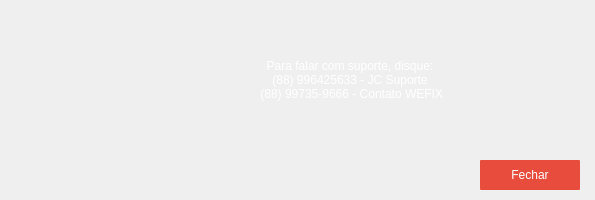
<?xml version="1.0" encoding="UTF-8"?>
<ui version="4.0">
 <class>msg_suporte</class>
 <widget class="QDialog" name="msg_suporte">
  <property name="geometry">
   <rect>
    <x>0</x>
    <y>0</y>
    <width>595</width>
    <height>200</height>
   </rect>
  </property>
  <property name="minimumSize">
   <size>
    <width>595</width>
    <height>200</height>
   </size>
  </property>
  <property name="maximumSize">
   <size>
    <width>595</width>
    <height>200</height>
   </size>
  </property>
  <property name="windowTitle">
   <string>Suporte</string>
  </property>
  <property name="windowIcon">
   <iconset resource="imgs.qrc">
    <normaloff>:/Imgs/UI/PNG/Store/suporte_btn.png</normaloff>:/Imgs/UI/PNG/Store/suporte_btn.png</iconset>
  </property>
  <property name="styleSheet">
   <string notr="true">#msg_suporte{
background-image: url(:/Imgs/UI/PNG/Mensagens/suporte_cx.png);
color: rgb(255, 255, 255);
font: 16pt &quot;Roboto&quot;;
}

</string>
  </property>
  <widget class="QPushButton" name="btn_fechar">
   <property name="geometry">
    <rect>
     <x>480</x>
     <y>160</y>
     <width>100</width>
     <height>30</height>
    </rect>
   </property>
   <property name="cursor">
    <cursorShape>PointingHandCursor</cursorShape>
   </property>
   <property name="styleSheet">
    <string notr="true">#btn_fechar
{
	background-color: rgb(231, 76, 60);
	color:#fff;
	border-radius: 1px;
}
#btn_fechar:hover
{
	background-color:#c0392b;
}
</string>
   </property>
   <property name="text">
    <string>Fechar</string>
   </property>
   <property name="icon">
    <iconset resource="imgs.qrc">
     <normaloff>:/Imgs/UI/Icones/Store/fechar.png</normaloff>:/Imgs/UI/Icones/Store/fechar.png</iconset>
   </property>
   <property name="iconSize">
    <size>
     <width>20</width>
     <height>20</height>
    </size>
   </property>
  </widget>
  <widget class="QLabel" name="label">
   <property name="geometry">
    <rect>
     <x>150</x>
     <y>30</y>
     <width>400</width>
     <height>100</height>
    </rect>
   </property>
   <property name="styleSheet">
    <string notr="true">color: rgb(255, 255, 255);
font: 16pt &quot;Roboto&quot;;</string>
   </property>
   <property name="text">
    <string>Para falar com suporte, disque:
(88) 996425633 - JC Suporte 
 (88) 99735-9666 - Contato WEFIX</string>
   </property>
   <property name="alignment">
    <set>Qt::AlignCenter</set>
   </property>
  </widget>
 </widget>
 <resources>
  <include location="imgs.qrc"/>
 </resources>
 <connections/>
</ui>
